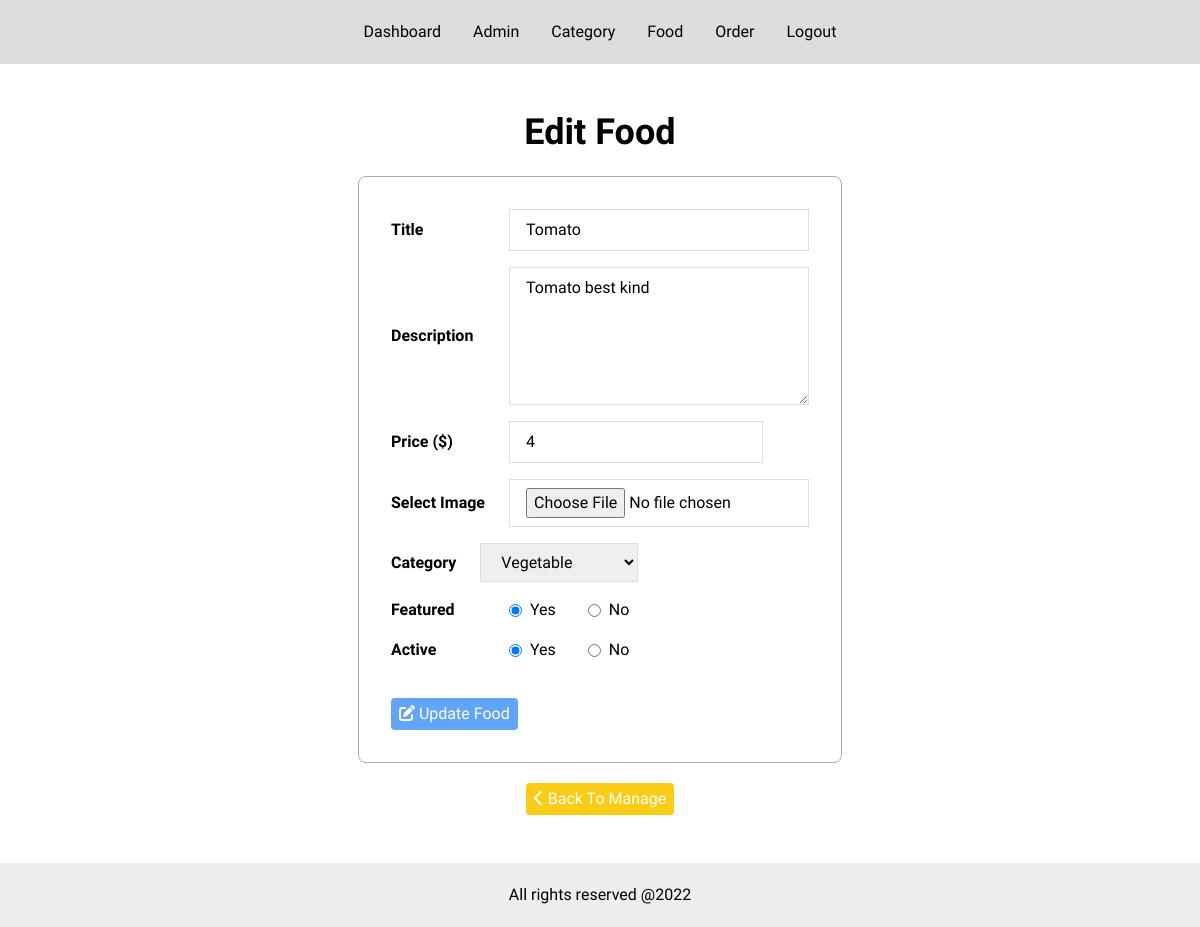
/admin/food.php?do=Edit&id=8 (signed in), run on the app's committed database.
### tables this page shows
CREATE TABLE `food` (
  `id` int NOT NULL,
  `title` varchar(255) NOT NULL,
  `description` varchar(255) DEFAULT NULL,
  `price` float(10,2) NOT NULL,
  `image_name` varchar(255) DEFAULT NULL,
  `category_id` int NOT NULL,
  `featured` varchar(255) NOT NULL,
  `active` varchar(255) NOT NULL
);

### admin/inc/functions.php (called while the page is built, shortened)
<?php
function getRecords($column, $table, $where=null, $operation=null, $whereValue=null) {
    global $conn;
    $sql = "SELECT $column FROM $table";
    if( $where != null && $operation != null && $whereValue != null ) {
        $sql .= " WHERE $where $operation ?";
        $stmt = $conn->prepare($sql);
        $stmt->execute(array($whereValue));
    }else{
        $stmt = $conn->prepare($sql);
        $stmt->execute();
    }
    $result = $stmt->fetchAll(PDO::FETCH_ASSOC);
    return $result;
}
function getSingleRecord($columns, $table, $column, $value) {
    global $conn;
    $stmt = $conn->prepare("SELECT $columns FROM $table WHERE $column = ?");
    $stmt->execute([$value]);
    if ($stmt->rowCount() != 0)
        return $stmt->fetch(PDO::FETCH_ASSOC);
}
function checkItem($column, $table, $where) {
    global $conn;
    $sql = "SELECT $column FROM $table WHERE $column = ?";
    $stmt = $conn->prepare($sql);
    $stmt->execute(array($where));
    return ($stmt->rowCount() != 0) ? true : false;
}
?>

### admin/food.php (the view, shortened to what this page needs)
<?php
$actions = array('Dashboard', 'Manage', 'Add', 'Insert', 'Edit', 'Update', 'Delete');
$do = isset($_GET['do']) && in_array($_GET['do'],  $actions) ? $_GET['do'] : 'Manage';
if($do == 'Manage'){
   $result = getRecords('*', 'food');
    $food_id =1;
    ?>
<div class="main-content manage-admin py-12">
    <div class="container mx-auto">
        <h1 class="title text-4xl mb-6 font-bold capitalize text-center">manage foods</h1>
        <div class="wrapper px-6 sm:p-0 w-full sm:w-3/4 m-auto">
            <table class="table-auto w-full mb-8">
                <thead>
                <tr class="border-b-2 border-black border-solid text-left">
                    <th>id</th>
                    <th>Title</th>
                    <th>Description</th>
                    <th>Price</th>
                    <th>Image</th>
                    <th>Category</th>
                    <th>Featured</th>
                    <th>Active</th>
                    <th>Action</th>
                </tr>
                </thead>
                <tbody>
                <?php
                foreach($result as $row) {
                    $cat_id = $row['category_id'];
                    $cat_name = getSingleRecord('title', 'categories', 'id', $cat_id);
                    ?>
                    <tr class="py-2">
                        <td><?= $food_id++ ?></td>
                        <td><?= $row['title'] ?></td>
                        <td><?= substr($row['description'], 0, 18). '...' ?></td>
                        <td><?= $row['price'] ?></td>
                        <td><img src="<?= SITE_URL.'admin/images/food_images/'. $row['image_name'] ?>" alt="Image Not Added" class="cat_image h-9" /></td>
                        <td><?= $cat_name['title'] ?></td>
                        <td><?= $row['featured'] ?></td>
                        <td><?= $row['active'] ?></td>
                        <td>
                            <a href="<?= SITE_URL.'admin/food.php?do=Edit&id='.$row['id'] ?>" class="action-update inline-block bg-blue-400 hover:bg-blue-600 transition-colors rounded px-2 py-1 text-white"><i class="fa fa-pen-to-square"></i> Update</a>
                            <a href="<?= SITE_URL.'admin/food.php?do=Delete&id='.$row['id'] ?>" class="action-delete inline-block bg-red-400 hover:bg-red-600 transition-colors rounded px-2 py-1 text-white" onclick="return confirm('Are You Sure ?');"><i class="fa fa-delete-left"></i> Delete</a>
                        </td>
                    </tr>
                    <?php
                }
                ?>
                </tbody>
            </table>
            <a href="food.php?do=Add" class="add-admin inline-block bg-blue-400 hover:bg-blue-600 transition-colors rounded px-4 py-2 text-white font-bold capitalize"><i class="fa fa-plus"></i> add food</a>
        </div>
    </div>
</div>
<?php
}elseif($do == 'Edit') {
    $id = isset($_GET['id']) && is_numeric($_GET['id']) ? intval($_GET['id']) : '';
    if($id) {
        if(checkItem('id', 'food', $id)){
            $food_info = getSingleRecord('*', 'food', 'id', $id);
            $cats = getRecords('id, title', 'categories');
    ?>
<div class="main-content add-admin add-food py-12">
    <div class="container mx-auto">
        <h1 class="title text-4xl mb-6 font-bold capitalize text-center">Edit Food</h1>
        <div class="wrapper">
            <form action="?do=Update&id=<?= $food_info['id'] ?>" method="POST" autocomplete="off" enctype="multipart/form-data">
                <table class="max-w-full">
                    <tbody class="flex flex-col gap-4">
                        <tr class="flex justify-between items-center gap-6">
                            <td>Title</td>
                            <td>
                                <input type="text" name="food_title" value="<?= $food_info['title'] ?>" class="w-[300px]" autocomplete="off">
                            </td>
                        </tr>
                        <tr class="flex justify-between items-center gap-6">
                            <td>Description</td>
                            <td class="w-[300px] flex justify-start gap-8">
                                <textarea name="food_description" id="food_description" cols="30" rows="5"><?= $food_info['description'] ?></textarea>
                            </td>
                        </tr>
                        <tr class="flex justify-between items-center gap-6">
                            <td>Price ($)</td>
                            <td class="w-[300px] flex justify-start gap-8">
                                <input type="number" name="food_price" value="<?= $food_info['price'] ?>" id="food_price">
                            </td>
                        </tr>
                        <tr class="flex justify-between items-center gap-6">
                            <td>Select Image</td>
                            <td>
                                <input type="file" name="food_image" class="w-[300px]" autocomplete="off">
                            </td>
                        </tr>
                        <tr class="flex justify-start items-center gap-6">
                            <td>Category</td>
                            <td>
                                <select name="food_category" id="food_category" class="p-1 outline-none">
                                    <?php
                                    foreach($cats as $cat) {
                                        $selected = $cat['id'] == $food_info['category_id'] ? 'selected' : '';
                                        echo "<option value='".$cat['id']."' ". $selected .">".$cat['title']."</option>";
                                    }
                                    ?>
                                </select>
                            </td>
                        </tr>
                        <tr class="flex justify-between items-center gap-6">
                            <td>Featured</td>
                            <td class="w-[300px] flex justify-start gap-8">
                                <div class="item item-1 flex items-center gap-2">
                                    <input type="radio" id="featured_yes" name="food_featured" value="Yes" <?= $food_info['featured'] == 'Yes' ? 'checked' : '' ?> autocomplete="off">
                                    <label for="featured_yes">Yes</label>
                                </div>
                                <div class="item item-2 flex items-center gap-2">
                                    <input type="radio" id="featured_no" name="food_featured" value="No" <?= $food_info['featured'] == 'No' ? 'checked' : '' ?>  autocomplete="off">
                                    <label for="featured_no">No</label>
                                </div>
                            </td>
                        </tr>
                        <tr class="flex justify-between items-center gap-6">
                            <td>Active</td>
                            <td class="w-[300px] flex justify-start gap-8">
                                <div class="item item-1 flex items-center gap-2">
                                    <input type="radio" id="active_yes" name="food_active" value="Yes" <?= $food_info['active'] == 'Yes' ? 'checked' : '' ?> autocomplete="off">
                                    <label for="active_yes">Yes</label>
                                </div>
                                <div class="item item-2 flex items-center gap-2">
                                    <input type="radio" id="active_no" name="food_active" value="No" <?= $food_info['active'] == 'No' ? 'checked': '' ?> autocomplete="off">
                                    <label for="active_no">No</label>
                                </div>
                            </td>
                        </tr>
                        <tr>
                            <td>
                                <button class="action-add-food mt-5 inline-block bg-blue-400 hover:bg-blue-600 transition-colors rounded px-2 py-1 text-white" name='add' value="food"><i class="fa fa-pen-to-square"></i> Update Food</button>
                            </td>
                    </tbody>
                </table>
            </form>
            <a href="?do=Manage" class="back-to-manage-food mt-5 inline-block bg-yellow-400 hover:bg-yellow-600 transition-colors rounded px-2 py-1 text-white"><i class="fa fa-chevron-left"></i> Back To Manage</a>
        </div>
    </div>
</div>
    <?php
        }else{
            $msg = 'No Category With This Id';
            print_msg($msg, false);
        }
    }else{
        $msg = 'No Admin With This Id';
        print_msg($msg, false);
    }
}
?>
<?php include "./inc/footer.php" ?>

### admin/css/admin.css (style rules this page uses)
* { padding: 0; margin: 0; box-sizing: border-box; font-family: "Play", sans-serif; }
a { text-decoration: none; }
.main-content.add-admin .wrapper { text-align: center; }
.main-content.add-admin table { display: inline-block; border: 1px solid #aaa; padding: 2rem; border-radius: 0.5rem; }
.main-content.add-admin table tr td { vertical-align: middle; }
.main-content.add-admin table tr td:first-child { font-weight: bold; }
.main-content.add-admin table tr input, .main-content.add-food table tr textarea, .main-content.add-food table tr select { padding: 0.5rem 1rem; border: 1px solid #ddd; outline: none; transition: border 0.2s ease; }

### data on the page
food: food_title "Tomato", food_description "Tomato best kind", food_price "4", featured "☑ Yes", featured "☐ No", active "☑ Yes", active "☐ No"

### other printed values
form field food_category "Vegetable"
